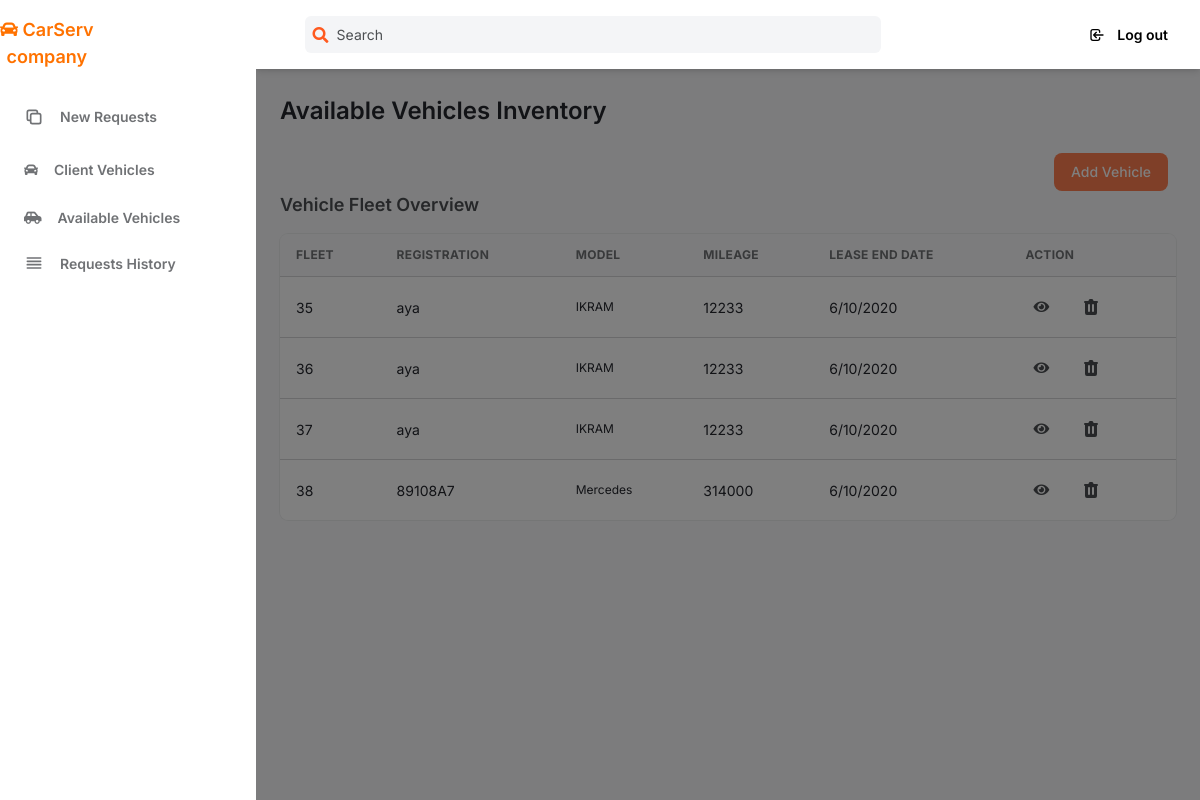
Page /avaiblevechule on the committed database.
### pfm/models.py (models this page shows, shortened)
class Vechule(models.Model):
    client = models.ForeignKey(Client, null=True, blank=True, on_delete=models.SET_NULL)
    immatriculation= models.CharField(max_length=30)
    modele= models.CharField(max_length=255)
    genre=models.CharField(max_length=30)
    puissance=models.CharField(max_length=30)
    livraison= models.DateField(null=True, blank=True)
    fin_liv= models.DateField(null=True, blank=True)
    km=models.CharField(max_length=100)
    gam=models.CharField(max_length=100)
    date_naiss=models.DateField(null=True, blank=True)
    cas=models.CharField(max_length=20,null=True, blank=True)

### pfm/views.py (the view)
# urls.py: path('avaiblevechule',views.avaiblevechule,name="avaiblevechule"),
def avaiblevechule(request):
    vechules=Vechule.objects.filter(client=None)
    return render(request,"pfm/test/avaiblesvechule.html",{"vechules": vechules})

### templates/pfm/test/avaiblesvechule.html (shortened to what this page needs)
{% extends 'pfm/test/mainemploye.html' %}
{% block content %}
<h2
class="my-6 text-2xl font-semibold text-gray-700 dark:text-gray-200"
>
Available Vehicles Inventory
</h2>
<div class="flex justify-end">
  <a href="/registervechule">
  <button class="px-4 py-2 mx-2 text-sm font-medium leading-5 text-white transition-colors duration-150 bg-coral border border-transparent rounded-lg active:bg-coral hover:bg-gray-700 focus:outline-none focus:shadow-outline-gray flex">
    Add Vehicle
  </button>
</a>
</div>
<h4
class="mb-4 text-lg font-semibold text-gray-600 dark:text-gray-300"
>
Vehicle Fleet Overview
</h4>
<div class="w-full overflow-hidden rounded-lg shadow-xs">
<div class="w-full overflow-x-auto">
  <table  id="newrequest" class="w-full whitespace-no-wrap">
    <thead>
      <tr
        class="text-xs font-semibold tracking-wide text-left text-gray-500 uppercase border-b dark:border-gray-700 bg-gray-50 dark:text-gray-400 dark:bg-gray-800"
      >
        <th class="px-4 py-3">Fleet</th>
        <th class="px-4 py-3">Registration</th>
        <th class="px-4 py-3">Model</th>
        <th class="px-4 py-3">Mileage</th>
        <th class="px-4 py-3">Lease End Date</th>
        <th class="px-4 py-3">Action</th>
      </tr>
    </thead>
    <tbody
      class="bg-white divide-y dark:divide-gray-700 dark:bg-gray-800"
    >
    {% for vechule in vechules%}
      <tr class="text-gray-700 dark:text-gray-400">
        <td class="px-4 py-3 text-sm">
          {{vechule.id}}
        </td>
        <td class="px-4 py-3 text-sm">
          {{vechule.immatriculation}}
        </td>
        <td class="px-4 py-3 text-xs">
            {{vechule.modele}}
        </td>
        <td class="px-4 py-3 text-sm">
            {{vechule.km}}
        </td>
        <td class="px-4 py-3 text-sm">
          6/10/2020
        </td>
        <td class="px-4 py-3">
          <div class="flex items-center space-x-4 text-sm">
            <a href="/lieviewvechule/{{vechule.id}}">
            <button
              class="flex items-center justify-between px-2 py-2 text-sm font-medium leading-5 text-gray-600 rounded-lg dark:text-gray-400 focus:outline-none focus:shadow-outline-gray"
              aria-label="Edit"
            >
            <i class="fas fa-eye"></i>
            </button>
            <a href="/deletevechule/{{vechule.id}} ">
            <button
              class="flex items-center justify-between px-2 py-2 text-sm font-medium leading-5 text-gray-600 rounded-lg dark:text-gray-400 focus:outline-none focus:shadow-outline-gray"
              aria-label="Delete"
            >
            </button>
          </a>
          </div>
        </td>
      </tr>
      {% endfor %}
    </tbody>
  </table>
</div>
</div>
</div>
</main>
</div>
</div>
</body>
</html>
{% endblock %}

### templates/pfm/test/avaiblesvechule.html (style rules this page uses)
.flex { display: flex; }
.justify-end { justify-content: flex-end; }
.px-4 { padding-left: 1rem; padding-right: 1rem; }
.py-2 { padding-top: 0.5rem; padding-bottom: 0.5rem; }
.text-sm { font-size: 0.875rem; }
.font-medium { font-weight: 500; }
.leading-5 { line-height: 1.25rem; }
.text-white { color: #fff; }
.transition-colors { transition-property: background-color, border-color, color, fill, stroke; transition-duration: 150ms; transition-timing-function: cubic-bezier(0.4, 0, 0.2, 1); }
.duration-150 { transition-duration: 150ms; }
.bg-coral { background-color: coral; }
.border { border-width: 1px; }
.border-transparent { border-color: transparent; }
.rounded-lg { border-radius: 0.5rem; }
.mx-2 { margin-left: 0.5rem; margin-right: 0.5rem; }

### rows in the picture
Vechule: id "35", immatriculation "aya", modele "IKRAM", km "12233"
Vechule: id "36", immatriculation "aya", modele "IKRAM", km "12233"
Vechule: id "37", immatriculation "aya", modele "IKRAM", km "12233"
Vechule: id "38", immatriculation "89108A7", modele "Mercedes", km "314000"
